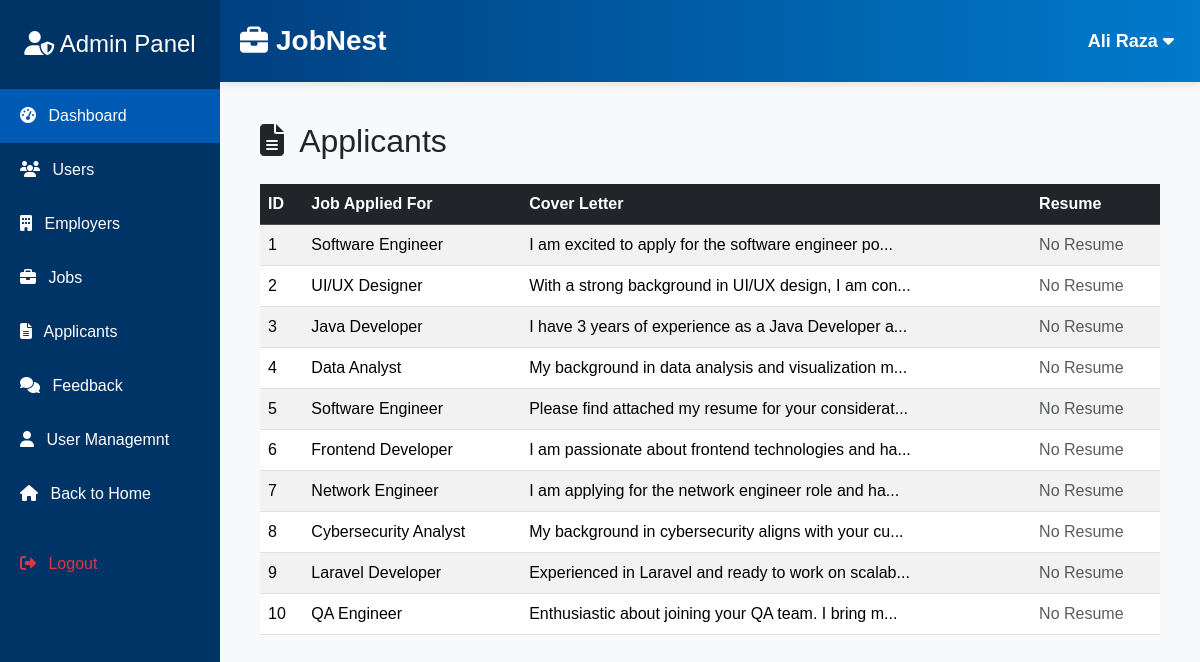
Screenshot of /applicants.php (signed in) with the database file from the repository.
### tables this page shows
CREATE TABLE `applicants` (
  `id` int(11) NOT NULL,
  `resume_path` varchar(255) NOT NULL,
  `cover_letter` varchar(255) NOT NULL,
  `job_title` varchar(255) NOT NULL
);

### applicants.php (the view, shortened to what this page needs)
<?php
require_once 'adminheader.php';
$sql = "SELECT * FROM applicants";
$stmtApps = $conn->query($sql);
$applicants = $stmtApps->fetchAll();
?>
<div class="main-content" style="margin-left:10; padding: 10px;">
  <h2 class="mb-4"><i class="fas fa-file-alt me-2"></i> Applicants</h2>
  <div class="table-responsive">
    <table class="table table-striped table-hover align-middle">
      <thead class="table-dark">
        <tr>
          <th>ID</th>
          <th>Job Applied For</th>
          <th>Cover Letter</th>
          <th>Resume</th>
        </tr>
      </thead>
      <tbody>
        <?php foreach ($applicants as $app): ?>
        <tr>
          <td><?= htmlspecialchars($app['id']) ?></td>
          <td>
            <?=
              htmlspecialchars($app['job_title'] ?? $app['job_sector'] ?? 'N/A')
            ?>
          </td>
          <td><?= nl2br(htmlspecialchars($app['cover_letter'])) ?></td>
          <td>
            <?php if (!empty($app['resume_path']) && file_exists($app['resume_path'])): ?>
              <a href="<?= htmlspecialchars($app['resume_path']) ?>" target="_blank" class="btn btn-sm btn-outline-primary">View Resume</a>
            <?php else: ?>
              <span class="text-muted">No Resume</span>
            <?php endif; ?>
          </td>
        </tr>
        <?php endforeach; ?>
      </tbody>
    </table>
  </div>
</div>

### adminheader.php (style rules this page uses)
body { font-family: 'Poppins', sans-serif; background-color: #f8f9fa; }

### rows the page displays
applicants: id "1", job_title "Software Engineer", cover_letter "I am excited to apply for the software engineer po...", shows "No Resume"
applicants: id "2", job_title "UI/UX Designer", cover_letter "With a strong background in UI/UX design, I am con...", shows "No Resume"
applicants: id "3", job_title "Java Developer", cover_letter "I have 3 years of experience as a Java Developer a...", shows "No Resume"
applicants: id "4", job_title "Data Analyst", cover_letter "My background in data analysis and visualization m...", shows "No Resume"
applicants: id "5", job_title "Software Engineer", cover_letter "Please find attached my resume for your considerat...", shows "No Resume"
applicants: id "6", job_title "Frontend Developer", cover_letter "I am passionate about frontend technologies and ha...", shows "No Resume"
applicants: id "7", job_title "Network Engineer", cover_letter "I am applying for the network engineer role and ha...", shows "No Resume"
applicants: id "8", job_title "Cybersecurity Analyst", cover_letter "My background in cybersecurity aligns with your cu...", shows "No Resume"
applicants: id "9", job_title "Laravel Developer", cover_letter "Experienced in Laravel and ready to work on scalab...", shows "No Resume"
applicants: id "10", job_title "QA Engineer", cover_letter "Enthusiastic about joining your QA team. I bring m...", shows "No Resume"

### other values shown
$name "Ali Raza"
